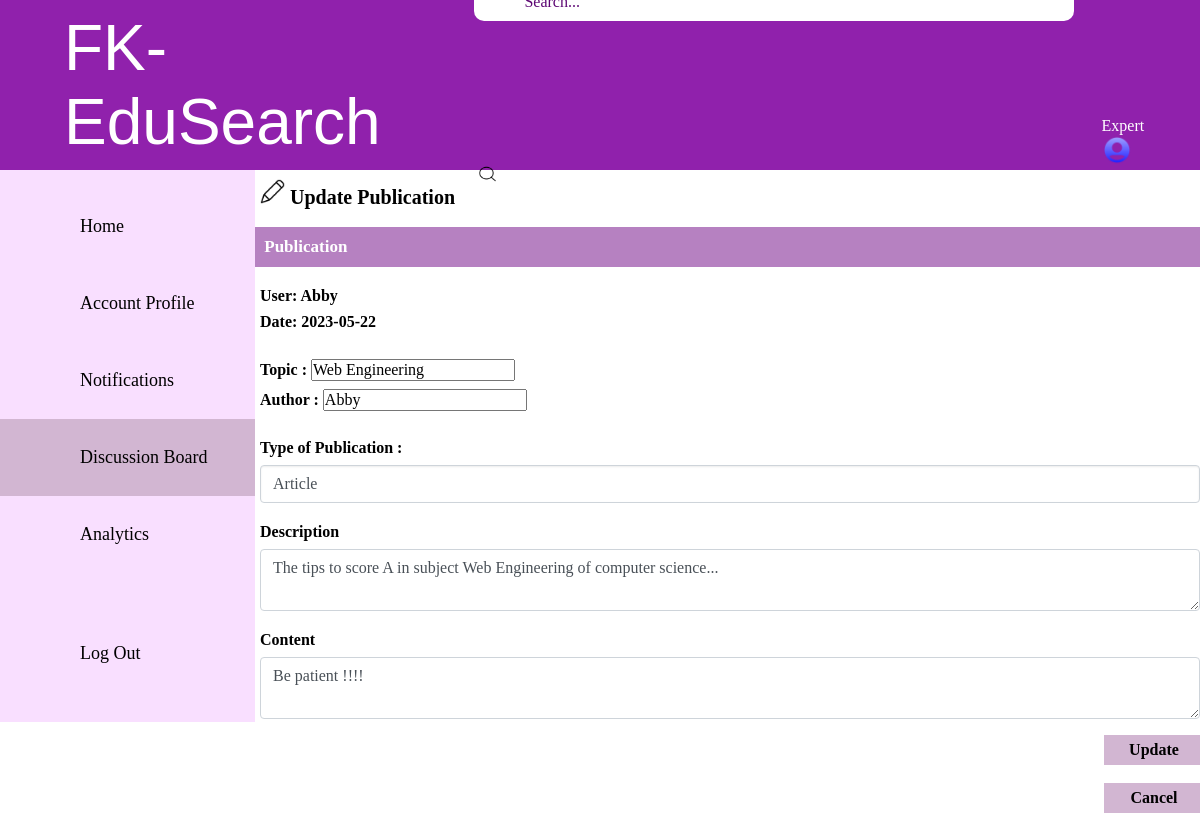
/module3/updatePublication.php?publication_id=1, run on the app's committed database.
### tables this page shows
CREATE TABLE `publication_list` (
  `Publication_ID` int(7) NOT NULL,
  `publication_date` date NOT NULL,
  `publication_topic` varchar(30) NOT NULL,
  `publication_author` varchar(30) NOT NULL,
  `publication_description` varchar(100) NOT NULL,
  `publication_content` varchar(500) NOT NULL,
  `publication_type` varchar(20) NOT NULL,
  `total_amount` int(11) NOT NULL,
  `Admin_ID` int(7) NOT NULL,
  `Expert_ID` int(7) NOT NULL
);

### module3/updatePublication.php (the view, shortened to what this page needs)
<?php
include './link/dbconnection.php';
if (isset($_GET['publication_id'])) {
  $publicationID = $_GET['publication_id'];
  $sql = "SELECT * FROM publication_list WHERE Publication_ID = $publicationID";
  $result = $conn->query($sql);
  if ($result->num_rows > 0) {
    $row = $result->fetch_assoc();
    $publicationTopic = $row['publication_topic'];
    $publicationAuthor = $row['publication_author'];
    $publicationDescription = $row['publication_description'];
    $publicationType = $row['publication_type'];
    $publicationDate = $row['publication_date'];
    $publicationContent = $row['publication_content'];
  } else {
    echo "Publication not found.";
    exit;
  }
} else {
  echo "No Publication ID provided.";
  exit;
}
?>
<!DOCTYPE html>
<html lang="en">
<head>
  <link rel="stylesheet" href="style/style.css">
</head>
<body>
  <div style="height: 170px;width: 100%;display: flex;align-items: center;justify-content: space-between;padding: 22px 14px;background-color:#9021AC">
    <a id="FK-EduSearch" class="FK Edu-Search">FK-EduSearch</a>
    <div>
      <input style="color:#5D0773;padding-left:50px;padding-top:10px;margin-bottom:12px;margin-left:1px;border:none;" type="search" value="Search..." />
      <img style=" margin-right:10px ;padding-top:3px;margin-left:3px ;margin-top:128px;margin: bottom 1px;width:23px;height:23px" src="image/search.png" alt="search cant function">
    </div>
    <div>
      <p style="margin-right:10px;margin-left:3px ;margin-top:125px;margin-bottom:10px;">Expert <img style="width:30px;height:auto;" src="image/woman.png" alt="profile picture" </p>
    </div>
  </div>
  <nav style=" background-color:#F9DFFF;display: flex;flex-direction: column;justify-content: space-between;height: 100%;width: 255px;padding-top:18px;padding-bottom: 30px;">
    <ul style="text-align: center; font-family: 'PT-serif', serif; font-size: 18px;">
      <li><a class="nav-link" href="home.php">Home</a></li>
      <li><a class="nav-link  " href="account.php">Account Profile</a></li>
      <li><a class="nav-link " href="notification.php">Notifications</a></li>
      <li><a class="nav-link active" href="publication.php">Discussion Board</a></li>
      <li><a class="nav-link" href="calTotal.php">Analytics</a></li>
      <br><br>
      <li><a class="nav-link" href="#">Log Out</a></li>
    </ul>
  </nav>
  <p style="padding-left:5px;padding-top:7px;font-size:20px;margin-left:255px;color:black;margin-top: -550px;"><b><img style="width:25px;" src="image/edit.png" alt="Edit"> Update Publication</b> </p><br>
  <div style=" padding:10px 5px 10px 5px;margin-left:255px;font-size:17px;color:white ;background-color:#B681C1;">
    <b> &nbsp;Publication</b>
  </div>
  <div class="form-group" style="margin-left:260px;margin-top:20px">
    <label id="Description" name="Description">User: Abby</label><br>
    <label id="Date" name="Date">Date: <?php echo $publicationDate; ?></label><br>
  </div>
  <form action="updatePublication.php?publication_id=<?php echo $publicationID; ?>" method="POST">
    <div class="form-group" style="margin-left:260px;margin-top:20px">
      <label>Topic : <input type="text" id="publicationTopic" name="publicationTopic" value="<?php echo $publicationTopic; ?>"></label>
      <br> <label>Author : <input type="text" id="publicationAuthor" name="publicationAuthor" value="<?php echo $publicationAuthor; ?>"></label>
    </div>
    <div class="form-group" style="margin-left:260px;margin-top:20px">
      <label for="publicationType">Type of Publication :</label>
      <select class="form-control custom-select" id="publicationType" name="publicationType">
        <option value="Article" <?php if ($publicationType === "Article") echo 'selected'; ?>>Article</option>
      </select>
      <br>
    </div>
    <div class="form-group" style="margin-left:260px;margin-top:20px">
      <label for="publicationDescription">Description</label>
      <textarea class="form-control" id="publicationDescription" name="publicationDescription" row="4" required><?php echo $publicationDescription; ?></textarea>
    </div>
    <div class="form-group" style="margin-left:260px;margin-top:20px">
      <label for="publicationContent">Content</label>
      <textarea class="form-control" id="publicationContent" name="publicationContent" row="4" required><?php echo $publicationContent; ?></textarea>
    </div>
    <div class="row">
      <div class="col-12">
        <button style="margin-left: 92%;border: none;background-color:#D2B6D2;" class="custom-btn" type="submit"><b>Update</b></button><br><br>
        <a href="publication.php"><button style="margin-left: 92%;border: none;background-color:#D2B6D2;" class="custom-btn"><b>Cancel</b></button></a>
      </div>
    </div>
  </form>
</body>
</html>

### module3/style/style.css (style rules this page uses)
* { margin: 0; padding: 0; box-sizing: border-box; }
body { min-height: 100vh; width: 100vw; color: white; font-family: 'PT-serif', serif; }
#FK-EduSearch { font: 4rem 'Poppins', sans-serif; margin-left: 50px; }
input[type=search] { padding: 10px 350px; border-radius: 10px; }
.nav-link { display: inline-block; width: 100%; padding-top:28px; padding-bottom: 28px; padding-left: 80px; color: black; text-decoration: none; text-align: left; }
.active, .nav-link:hover { height: fit-content; color: black; background-color: #D2B6D2; }
ul { list-style-type: none; }
button { margin-top: 10px; }
.form-group { margin-bottom: 1rem; }
.form-control { display: block; width: 100%; height: calc(2.25rem + 2px); padding: 0.375rem 0.75rem; font-size: 1rem; font-weight: 400; line-height: 1.5; color: #495057; background-color: #fff; background-clip: padding-box; border: 1px solid #ced4da; border-radius: 0.25rem; box-shadow: inset 0 0 0 transparent; transition: border-color .15s ease-in-out, box-shadow .15s ease-in-out; }
.custom-btn { width: 100px; height: 30px; font-family: 'PT-serif', serif; font-weight: 500; background: #D2B6D2; cursor: pointer; display: inline-block; border: none; outline: none; }
.row { display: -ms-flexbox; display: flex; -ms-flex-wrap: wrap; flex-wrap: wrap; margin-right: -7.5px; margin-left: -7.5px; }
.col-1, .col-2, .col-3, .col-4, .col-5, .col-6, .col-7, .col-8, .col-9, .col-10, .col-11, .col-12, .col, .col-auto, .col-sm-1, .col-sm-2, .col-sm-3, .col-sm-4, .col-sm-5, .col-sm-6, .col-sm-7, .col-sm-8, .col-sm-9, .col-sm-10, .col-sm-11, .col-sm-12, .col-sm, .col-sm-auto, .col-md-1, .col-md-2, .col-md-3, .col-md-4, .col-md-5, .col-md-6, .col-md-7, .col-md-8, .col-md-9, .col-md-10, .col-md-11, .col-md-12, .col-md, .col-md-auto, .col-lg-1, .col-lg-2, .col-lg-3, .col-lg-4, .col-lg-5, .col-lg-6, .col-lg-7, .col-lg-8, .col-lg-9, .col-lg-10, .col-lg-11, .col-lg-12, .col-lg, .col-lg-auto, .col-xl-1, .col-xl-2, .col-xl-3, .col-xl-4, .col-xl-5, .col-xl-6, .col-xl-7, .col-xl-8, .col-xl-9, .col-xl-10, .col-xl-11, .col-xl-12, .col-xl, .col-xl-auto { position: relative; width: 100%; padding-right: 7.5px; padding-left: 7.5px; }
button { margin-right: 5px; }
a { text-decoration: none; }
label:not(.form-check-label):not(.custom-file-label) { font-weight: 700; }
label { display: inline-block; margin-bottom: 0.5rem; color: #000; }
textarea.form-control { height: auto; }
textarea { overflow: auto; resize: vertical; }
button, input, optgroup, select, textarea { margin: 0; font-family: inherit; font-size: inherit; line-height: inherit; }
.custom-control-label::before, .custom-file-label, .custom-select { transition: background-color .15s ease-in-out, border-color .15s ease-in-out, box-shadow .15s ease-in-out; }
.custom-select { display: inline-block; width: 100%; height: calc(2.25rem + 2px); padding: 0.375rem 1.75rem 0.375rem 0.75rem; font-size: 1rem; font-weight: 400; line-height: 1.5; color: #495057; vertical-align: middle; border: 1px solid #ced4da; border-radius: 0.25rem; box-shadow: inset 0 1px 2px rgba(0, 0, 0, .075); -webkit-appearance: none; -moz-appearance: none; appearance: none; }

### data on the page
publication_list: publication_date "2023-05-22", publicationTopic "Web Engineering", publicationAuthor "Abby", publicationType "Article", publicationDescription "The tips to score A in subject Web Engineering of computer science...", publicationContent "Be patient !!!!"
